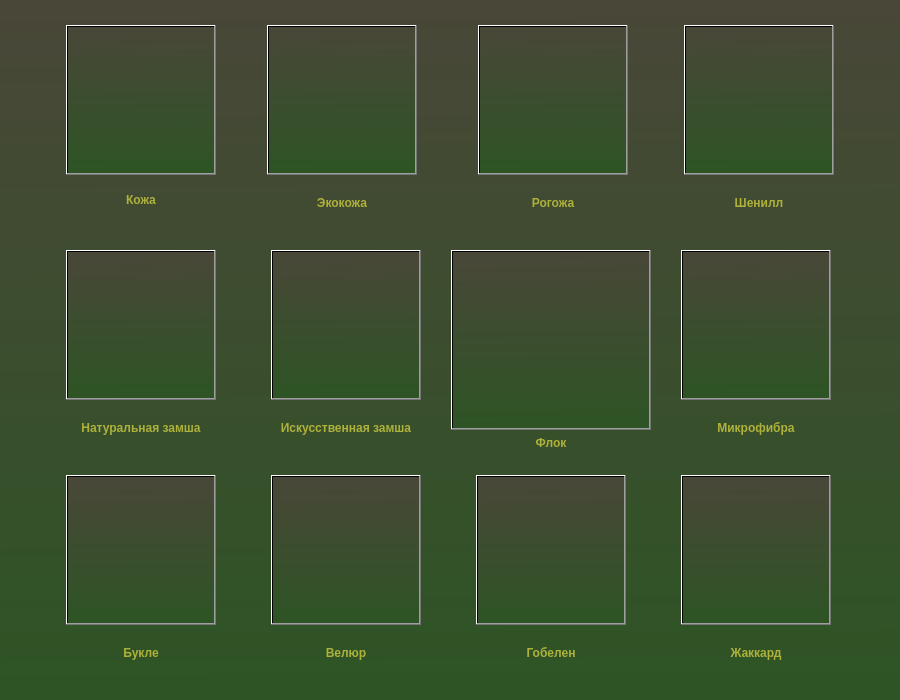
<?xml version="1.0" encoding="UTF-8"?>
<ui version="4.0">
 <class>Form</class>
 <widget class="QWidget" name="Form">
  <property name="geometry">
   <rect>
    <x>0</x>
    <y>0</y>
    <width>900</width>
    <height>700</height>
   </rect>
  </property>
  <property name="sizePolicy">
   <sizepolicy hsizetype="Expanding" vsizetype="Expanding">
    <horstretch>0</horstretch>
    <verstretch>0</verstretch>
   </sizepolicy>
  </property>
  <property name="minimumSize">
   <size>
    <width>900</width>
    <height>700</height>
   </size>
  </property>
  <property name="maximumSize">
   <size>
    <width>1200</width>
    <height>1200</height>
   </size>
  </property>
  <property name="font">
   <font>
    <family>Noto Serif CJK HK</family>
    <pointsize>13</pointsize>
   </font>
  </property>
  <property name="windowTitle">
   <string>Form</string>
  </property>
  <property name="styleSheet">
   <string notr="true">background-color: qlineargradient(spread:pad, x1:0.547, y1:0.977273, x2:0.537169, y2:0, stop:0 rgba(46, 84, 37, 255), stop:1 rgba(73, 71, 56, 255))</string>
  </property>
  <layout class="QHBoxLayout" name="horizontalLayout_3">
   <property name="leftMargin">
    <number>0</number>
   </property>
   <property name="topMargin">
    <number>0</number>
   </property>
   <property name="rightMargin">
    <number>0</number>
   </property>
   <property name="bottomMargin">
    <number>0</number>
   </property>
   <item>
    <layout class="QVBoxLayout" name="verticalLayout_11">
     <property name="spacing">
      <number>0</number>
     </property>
     <property name="leftMargin">
      <number>0</number>
     </property>
     <property name="topMargin">
      <number>0</number>
     </property>
     <item>
      <layout class="QHBoxLayout" name="horizontalLayout">
       <property name="spacing">
        <number>6</number>
       </property>
       <item>
        <widget class="QFrame" name="frame">
         <property name="sizePolicy">
          <sizepolicy hsizetype="Expanding" vsizetype="Expanding">
           <horstretch>0</horstretch>
           <verstretch>0</verstretch>
          </sizepolicy>
         </property>
         <property name="minimumSize">
          <size>
           <width>200</width>
           <height>200</height>
          </size>
         </property>
         <property name="maximumSize">
          <size>
           <width>200</width>
           <height>200</height>
          </size>
         </property>
         <property name="styleSheet">
          <string notr="true">QFrame{background-color: transparent;
                 border-radius: 40px;}
QFrame:hover{background-color: rgba(255, 251, 206, 50);}</string>
         </property>
         <property name="frameShape">
          <enum>QFrame::StyledPanel</enum>
         </property>
         <property name="frameShadow">
          <enum>QFrame::Raised</enum>
         </property>
         <layout class="QHBoxLayout" name="horizontalLayout_4">
          <property name="spacing">
           <number>0</number>
          </property>
          <property name="leftMargin">
           <number>0</number>
          </property>
          <property name="topMargin">
           <number>0</number>
          </property>
          <property name="rightMargin">
           <number>0</number>
          </property>
          <property name="bottomMargin">
           <number>0</number>
          </property>
          <item>
           <layout class="QVBoxLayout" name="vl_leather">
            <item>
             <widget class="QPushButton" name="btn_leather">
              <property name="sizePolicy">
               <sizepolicy hsizetype="Expanding" vsizetype="Expanding">
                <horstretch>0</horstretch>
                <verstretch>0</verstretch>
               </sizepolicy>
              </property>
              <property name="minimumSize">
               <size>
                <width>150</width>
                <height>150</height>
               </size>
              </property>
              <property name="maximumSize">
               <size>
                <width>150</width>
                <height>150</height>
               </size>
              </property>
              <property name="font">
               <font>
                <family>Z003 [urw]</family>
                <pointsize>30</pointsize>
                <weight>75</weight>
                <italic>false</italic>
                <bold>true</bold>
               </font>
              </property>
              <property name="cursor">
               <cursorShape>PointingHandCursor</cursorShape>
              </property>
              <property name="styleSheet">
               <string notr="true"/>
              </property>
              <property name="text">
               <string/>
              </property>
              <property name="iconSize">
               <size>
                <width>100</width>
                <height>100</height>
               </size>
              </property>
              <property name="autoRepeatDelay">
               <number>400</number>
              </property>
             </widget>
            </item>
            <item>
             <widget class="QLabel" name="la_leather">
              <property name="font">
               <font>
                <weight>75</weight>
                <bold>true</bold>
               </font>
              </property>
              <property name="styleSheet">
               <string notr="true">color: #AEB13A;
background-color: transparent;</string>
              </property>
              <property name="text">
               <string>Кожа</string>
              </property>
              <property name="alignment">
               <set>Qt::AlignCenter</set>
              </property>
             </widget>
            </item>
           </layout>
          </item>
         </layout>
        </widget>
       </item>
       <item>
        <widget class="QFrame" name="frame_2">
         <property name="sizePolicy">
          <sizepolicy hsizetype="Expanding" vsizetype="Expanding">
           <horstretch>0</horstretch>
           <verstretch>0</verstretch>
          </sizepolicy>
         </property>
         <property name="minimumSize">
          <size>
           <width>200</width>
           <height>200</height>
          </size>
         </property>
         <property name="maximumSize">
          <size>
           <width>200</width>
           <height>200</height>
          </size>
         </property>
         <property name="styleSheet">
          <string notr="true">QFrame{background-color: transparent;
                 border-radius: 40px;}
QFrame:hover{background-color: rgba(255, 251, 206, 50);}</string>
         </property>
         <property name="frameShape">
          <enum>QFrame::StyledPanel</enum>
         </property>
         <property name="frameShadow">
          <enum>QFrame::Raised</enum>
         </property>
         <layout class="QHBoxLayout" name="horizontalLayout_5">
          <property name="leftMargin">
           <number>0</number>
          </property>
          <property name="topMargin">
           <number>0</number>
          </property>
          <property name="bottomMargin">
           <number>0</number>
          </property>
          <item>
           <layout class="QVBoxLayout" name="vl_eco_leather">
            <item>
             <widget class="QPushButton" name="btn_eco_leather">
              <property name="sizePolicy">
               <sizepolicy hsizetype="Expanding" vsizetype="Expanding">
                <horstretch>0</horstretch>
                <verstretch>0</verstretch>
               </sizepolicy>
              </property>
              <property name="minimumSize">
               <size>
                <width>150</width>
                <height>150</height>
               </size>
              </property>
              <property name="maximumSize">
               <size>
                <width>150</width>
                <height>150</height>
               </size>
              </property>
              <property name="font">
               <font>
                <family>Z003 [urw]</family>
                <pointsize>30</pointsize>
               </font>
              </property>
              <property name="cursor">
               <cursorShape>PointingHandCursor</cursorShape>
              </property>
              <property name="layoutDirection">
               <enum>Qt::RightToLeft</enum>
              </property>
              <property name="autoFillBackground">
               <bool>false</bool>
              </property>
              <property name="styleSheet">
               <string notr="true"/>
              </property>
              <property name="text">
               <string/>
              </property>
              <property name="iconSize">
               <size>
                <width>100</width>
                <height>100</height>
               </size>
              </property>
              <property name="autoDefault">
               <bool>false</bool>
              </property>
              <property name="default">
               <bool>false</bool>
              </property>
              <property name="flat">
               <bool>false</bool>
              </property>
             </widget>
            </item>
            <item>
             <widget class="QLabel" name="la_eco_leather">
              <property name="font">
               <font>
                <weight>75</weight>
                <bold>true</bold>
               </font>
              </property>
              <property name="styleSheet">
               <string notr="true">color: #AEB13A;
background-color: transparent;</string>
              </property>
              <property name="text">
               <string>Экокожа</string>
              </property>
              <property name="alignment">
               <set>Qt::AlignCenter</set>
              </property>
             </widget>
            </item>
           </layout>
          </item>
         </layout>
        </widget>
       </item>
       <item>
        <widget class="QFrame" name="frame_3">
         <property name="sizePolicy">
          <sizepolicy hsizetype="Expanding" vsizetype="Expanding">
           <horstretch>0</horstretch>
           <verstretch>0</verstretch>
          </sizepolicy>
         </property>
         <property name="minimumSize">
          <size>
           <width>200</width>
           <height>200</height>
          </size>
         </property>
         <property name="maximumSize">
          <size>
           <width>200</width>
           <height>200</height>
          </size>
         </property>
         <property name="styleSheet">
          <string notr="true">QFrame{background-color: transparent;
                 border-radius: 40px;}
QFrame:hover{background-color: rgba(255, 251, 206, 50);}</string>
         </property>
         <property name="frameShape">
          <enum>QFrame::StyledPanel</enum>
         </property>
         <property name="frameShadow">
          <enum>QFrame::Raised</enum>
         </property>
         <layout class="QHBoxLayout" name="horizontalLayout_6">
          <property name="leftMargin">
           <number>0</number>
          </property>
          <property name="topMargin">
           <number>0</number>
          </property>
          <property name="rightMargin">
           <number>0</number>
          </property>
          <property name="bottomMargin">
           <number>0</number>
          </property>
          <item>
           <layout class="QVBoxLayout" name="vl_mat">
            <item>
             <widget class="QPushButton" name="btn_mat">
              <property name="sizePolicy">
               <sizepolicy hsizetype="Expanding" vsizetype="Expanding">
                <horstretch>0</horstretch>
                <verstretch>0</verstretch>
               </sizepolicy>
              </property>
              <property name="minimumSize">
               <size>
                <width>150</width>
                <height>150</height>
               </size>
              </property>
              <property name="maximumSize">
               <size>
                <width>150</width>
                <height>150</height>
               </size>
              </property>
              <property name="font">
               <font>
                <family>Z003 [urw]</family>
                <pointsize>30</pointsize>
               </font>
              </property>
              <property name="cursor">
               <cursorShape>PointingHandCursor</cursorShape>
              </property>
              <property name="styleSheet">
               <string notr="true"/>
              </property>
              <property name="text">
               <string/>
              </property>
              <property name="iconSize">
               <size>
                <width>100</width>
                <height>100</height>
               </size>
              </property>
             </widget>
            </item>
            <item>
             <widget class="QLabel" name="la_mat">
              <property name="font">
               <font>
                <weight>75</weight>
                <bold>true</bold>
               </font>
              </property>
              <property name="styleSheet">
               <string notr="true">color: #AEB13A;
background-color: transparent;</string>
              </property>
              <property name="text">
               <string>Рогожа</string>
              </property>
              <property name="alignment">
               <set>Qt::AlignCenter</set>
              </property>
             </widget>
            </item>
           </layout>
          </item>
         </layout>
        </widget>
       </item>
       <item>
        <widget class="QFrame" name="frame_8">
         <property name="sizePolicy">
          <sizepolicy hsizetype="Expanding" vsizetype="Expanding">
           <horstretch>0</horstretch>
           <verstretch>0</verstretch>
          </sizepolicy>
         </property>
         <property name="minimumSize">
          <size>
           <width>200</width>
           <height>200</height>
          </size>
         </property>
         <property name="maximumSize">
          <size>
           <width>200</width>
           <height>200</height>
          </size>
         </property>
         <property name="styleSheet">
          <string notr="true">QFrame{background-color: transparent;
                 border-radius: 40px;}
QFrame:hover{background-color: rgba(255, 251, 206, 50);}</string>
         </property>
         <property name="frameShape">
          <enum>QFrame::StyledPanel</enum>
         </property>
         <property name="frameShadow">
          <enum>QFrame::Raised</enum>
         </property>
         <layout class="QHBoxLayout" name="horizontalLayout_11">
          <property name="leftMargin">
           <number>0</number>
          </property>
          <property name="topMargin">
           <number>0</number>
          </property>
          <property name="rightMargin">
           <number>0</number>
          </property>
          <property name="bottomMargin">
           <number>0</number>
          </property>
          <item>
           <layout class="QVBoxLayout" name="vl_chenille">
            <item>
             <widget class="QPushButton" name="btn_chenille">
              <property name="sizePolicy">
               <sizepolicy hsizetype="Expanding" vsizetype="Expanding">
                <horstretch>0</horstretch>
                <verstretch>0</verstretch>
               </sizepolicy>
              </property>
              <property name="minimumSize">
               <size>
                <width>150</width>
                <height>150</height>
               </size>
              </property>
              <property name="maximumSize">
               <size>
                <width>150</width>
                <height>150</height>
               </size>
              </property>
              <property name="font">
               <font>
                <family>Z003 [urw]</family>
                <pointsize>30</pointsize>
               </font>
              </property>
              <property name="cursor">
               <cursorShape>PointingHandCursor</cursorShape>
              </property>
              <property name="styleSheet">
               <string notr="true"/>
              </property>
              <property name="text">
               <string/>
              </property>
              <property name="iconSize">
               <size>
                <width>100</width>
                <height>100</height>
               </size>
              </property>
             </widget>
            </item>
            <item>
             <widget class="QLabel" name="la_chenille">
              <property name="font">
               <font>
                <weight>75</weight>
                <bold>true</bold>
               </font>
              </property>
              <property name="styleSheet">
               <string notr="true">color: #AEB13A;
background-color: transparent;</string>
              </property>
              <property name="text">
               <string>Шенилл</string>
              </property>
              <property name="alignment">
               <set>Qt::AlignCenter</set>
              </property>
             </widget>
            </item>
           </layout>
          </item>
         </layout>
        </widget>
       </item>
      </layout>
     </item>
     <item>
      <layout class="QHBoxLayout" name="horizontalLayout_2">
       <property name="spacing">
        <number>5</number>
       </property>
       <item>
        <widget class="QFrame" name="frame_4">
         <property name="sizePolicy">
          <sizepolicy hsizetype="Expanding" vsizetype="Expanding">
           <horstretch>0</horstretch>
           <verstretch>0</verstretch>
          </sizepolicy>
         </property>
         <property name="minimumSize">
          <size>
           <width>200</width>
           <height>200</height>
          </size>
         </property>
         <property name="maximumSize">
          <size>
           <width>200</width>
           <height>200</height>
          </size>
         </property>
         <property name="styleSheet">
          <string notr="true">QFrame{background-color: transparent;
                 border-radius: 40px;}
QFrame:hover{background-color: rgba(255, 251, 206, 50);}</string>
         </property>
         <property name="frameShape">
          <enum>QFrame::StyledPanel</enum>
         </property>
         <property name="frameShadow">
          <enum>QFrame::Raised</enum>
         </property>
         <layout class="QHBoxLayout" name="horizontalLayout_7">
          <property name="leftMargin">
           <number>0</number>
          </property>
          <property name="topMargin">
           <number>0</number>
          </property>
          <property name="rightMargin">
           <number>0</number>
          </property>
          <property name="bottomMargin">
           <number>0</number>
          </property>
          <item>
           <layout class="QVBoxLayout" name="vl_nat_suede">
            <item>
             <widget class="QPushButton" name="btn_nat_suede">
              <property name="sizePolicy">
               <sizepolicy hsizetype="Expanding" vsizetype="Expanding">
                <horstretch>0</horstretch>
                <verstretch>0</verstretch>
               </sizepolicy>
              </property>
              <property name="minimumSize">
               <size>
                <width>150</width>
                <height>150</height>
               </size>
              </property>
              <property name="maximumSize">
               <size>
                <width>150</width>
                <height>150</height>
               </size>
              </property>
              <property name="font">
               <font>
                <family>Z003 [urw]</family>
                <pointsize>30</pointsize>
               </font>
              </property>
              <property name="cursor">
               <cursorShape>PointingHandCursor</cursorShape>
              </property>
              <property name="styleSheet">
               <string notr="true"/>
              </property>
              <property name="text">
               <string/>
              </property>
              <property name="iconSize">
               <size>
                <width>100</width>
                <height>100</height>
               </size>
              </property>
             </widget>
            </item>
            <item>
             <widget class="QLabel" name="la_nat_suede">
              <property name="font">
               <font>
                <weight>75</weight>
                <bold>true</bold>
               </font>
              </property>
              <property name="styleSheet">
               <string notr="true">color: #AEB13A;
background-color: transparent;</string>
              </property>
              <property name="text">
               <string>Натуральная замша</string>
              </property>
              <property name="alignment">
               <set>Qt::AlignCenter</set>
              </property>
             </widget>
            </item>
           </layout>
          </item>
         </layout>
        </widget>
       </item>
       <item>
        <widget class="QFrame" name="frame_6">
         <property name="sizePolicy">
          <sizepolicy hsizetype="Expanding" vsizetype="Expanding">
           <horstretch>0</horstretch>
           <verstretch>0</verstretch>
          </sizepolicy>
         </property>
         <property name="minimumSize">
          <size>
           <width>200</width>
           <height>200</height>
          </size>
         </property>
         <property name="maximumSize">
          <size>
           <width>200</width>
           <height>200</height>
          </size>
         </property>
         <property name="styleSheet">
          <string notr="true">QFrame{background-color: transparent;
                 border-radius: 40px;}
QFrame:hover{background-color: rgba(255, 251, 206, 50);}</string>
         </property>
         <property name="frameShape">
          <enum>QFrame::StyledPanel</enum>
         </property>
         <property name="frameShadow">
          <enum>QFrame::Raised</enum>
         </property>
         <layout class="QHBoxLayout" name="horizontalLayout_9">
          <property name="leftMargin">
           <number>0</number>
          </property>
          <property name="topMargin">
           <number>0</number>
          </property>
          <property name="rightMargin">
           <number>0</number>
          </property>
          <property name="bottomMargin">
           <number>0</number>
          </property>
          <item>
           <layout class="QVBoxLayout" name="vl_faux_suede">
            <item>
             <widget class="QPushButton" name="btn_faux_suede">
              <property name="sizePolicy">
               <sizepolicy hsizetype="Expanding" vsizetype="Expanding">
                <horstretch>0</horstretch>
                <verstretch>0</verstretch>
               </sizepolicy>
              </property>
              <property name="minimumSize">
               <size>
                <width>150</width>
                <height>150</height>
               </size>
              </property>
              <property name="maximumSize">
               <size>
                <width>150</width>
                <height>150</height>
               </size>
              </property>
              <property name="font">
               <font>
                <family>Z003 [urw]</family>
                <pointsize>30</pointsize>
               </font>
              </property>
              <property name="cursor">
               <cursorShape>PointingHandCursor</cursorShape>
              </property>
              <property name="styleSheet">
               <string notr="true"/>
              </property>
              <property name="text">
               <string/>
              </property>
              <property name="iconSize">
               <size>
                <width>100</width>
                <height>100</height>
               </size>
              </property>
             </widget>
            </item>
            <item>
             <widget class="QLabel" name="la_faux_suede">
              <property name="font">
               <font>
                <weight>75</weight>
                <bold>true</bold>
               </font>
              </property>
              <property name="styleSheet">
               <string notr="true">color: #AEB13A;
background-color: transparent;</string>
              </property>
              <property name="text">
               <string>Искусственная замша</string>
              </property>
              <property name="alignment">
               <set>Qt::AlignCenter</set>
              </property>
             </widget>
            </item>
           </layout>
          </item>
         </layout>
        </widget>
       </item>
       <item>
        <widget class="QFrame" name="frame_5">
         <property name="sizePolicy">
          <sizepolicy hsizetype="Expanding" vsizetype="Expanding">
           <horstretch>0</horstretch>
           <verstretch>0</verstretch>
          </sizepolicy>
         </property>
         <property name="minimumSize">
          <size>
           <width>200</width>
           <height>200</height>
          </size>
         </property>
         <property name="maximumSize">
          <size>
           <width>200</width>
           <height>200</height>
          </size>
         </property>
         <property name="styleSheet">
          <string notr="true">QFrame{background-color: transparent;
                 border-radius: 40px;}
QFrame:hover{background-color: rgba(255, 251, 206, 50);}</string>
         </property>
         <property name="frameShape">
          <enum>QFrame::StyledPanel</enum>
         </property>
         <property name="frameShadow">
          <enum>QFrame::Raised</enum>
         </property>
         <layout class="QHBoxLayout" name="horizontalLayout_8">
          <property name="leftMargin">
           <number>0</number>
          </property>
          <property name="topMargin">
           <number>0</number>
          </property>
          <property name="rightMargin">
           <number>0</number>
          </property>
          <property name="bottomMargin">
           <number>0</number>
          </property>
          <item>
           <layout class="QVBoxLayout" name="vl_flock">
            <item>
             <widget class="QPushButton" name="btn_flock">
              <property name="sizePolicy">
               <sizepolicy hsizetype="Expanding" vsizetype="Expanding">
                <horstretch>0</horstretch>
                <verstretch>0</verstretch>
               </sizepolicy>
              </property>
              <property name="minimumSize">
               <size>
                <width>150</width>
                <height>150</height>
               </size>
              </property>
              <property name="maximumSize">
               <size>
                <width>400</width>
                <height>400</height>
               </size>
              </property>
              <property name="font">
               <font>
                <family>Z003 [urw]</family>
                <pointsize>30</pointsize>
               </font>
              </property>
              <property name="cursor">
               <cursorShape>PointingHandCursor</cursorShape>
              </property>
              <property name="styleSheet">
               <string notr="true"/>
              </property>
              <property name="text">
               <string/>
              </property>
              <property name="iconSize">
               <size>
                <width>100</width>
                <height>100</height>
               </size>
              </property>
             </widget>
            </item>
            <item>
             <widget class="QLabel" name="la_flock">
              <property name="font">
               <font>
                <weight>75</weight>
                <bold>true</bold>
               </font>
              </property>
              <property name="styleSheet">
               <string notr="true">color: #AEB13A;
background-color: transparent;</string>
              </property>
              <property name="text">
               <string>Флок</string>
              </property>
              <property name="alignment">
               <set>Qt::AlignCenter</set>
              </property>
             </widget>
            </item>
           </layout>
          </item>
         </layout>
        </widget>
       </item>
       <item>
        <widget class="QFrame" name="frame_9">
         <property name="sizePolicy">
          <sizepolicy hsizetype="Expanding" vsizetype="Expanding">
           <horstretch>0</horstretch>
           <verstretch>0</verstretch>
          </sizepolicy>
         </property>
         <property name="minimumSize">
          <size>
           <width>200</width>
           <height>200</height>
          </size>
         </property>
         <property name="maximumSize">
          <size>
           <width>200</width>
           <height>200</height>
          </size>
         </property>
         <property name="styleSheet">
          <string notr="true">QFrame{background-color: transparent;
                 border-radius: 40px;}
QFrame:hover{background-color: rgba(255, 251, 206, 50);}</string>
         </property>
         <property name="frameShape">
          <enum>QFrame::StyledPanel</enum>
         </property>
         <property name="frameShadow">
          <enum>QFrame::Raised</enum>
         </property>
         <layout class="QHBoxLayout" name="horizontalLayout_12">
          <property name="leftMargin">
           <number>0</number>
          </property>
          <property name="topMargin">
           <number>0</number>
          </property>
          <property name="rightMargin">
           <number>0</number>
          </property>
          <property name="bottomMargin">
           <number>0</number>
          </property>
          <item>
           <layout class="QVBoxLayout" name="vl_microfiber">
            <item>
             <widget class="QPushButton" name="btn_microfiber">
              <property name="sizePolicy">
               <sizepolicy hsizetype="Expanding" vsizetype="Expanding">
                <horstretch>0</horstretch>
                <verstretch>0</verstretch>
               </sizepolicy>
              </property>
              <property name="minimumSize">
               <size>
                <width>150</width>
                <height>150</height>
               </size>
              </property>
              <property name="maximumSize">
               <size>
                <width>150</width>
                <height>150</height>
               </size>
              </property>
              <property name="font">
               <font>
                <family>Z003 [urw]</family>
                <pointsize>30</pointsize>
               </font>
              </property>
              <property name="cursor">
               <cursorShape>PointingHandCursor</cursorShape>
              </property>
              <property name="styleSheet">
               <string notr="true"/>
              </property>
              <property name="text">
               <string/>
              </property>
              <property name="iconSize">
               <size>
                <width>100</width>
                <height>100</height>
               </size>
              </property>
             </widget>
            </item>
            <item>
             <widget class="QLabel" name="la_microfiber">
              <property name="font">
               <font>
                <weight>75</weight>
                <bold>true</bold>
               </font>
              </property>
              <property name="styleSheet">
               <string notr="true">color: #AEB13A;
background-color: transparent;</string>
              </property>
              <property name="text">
               <string>Микрофибра</string>
              </property>
              <property name="alignment">
               <set>Qt::AlignCenter</set>
              </property>
             </widget>
            </item>
           </layout>
          </item>
         </layout>
        </widget>
       </item>
      </layout>
     </item>
     <item>
      <layout class="QHBoxLayout" name="horizontalLayout_16">
       <property name="spacing">
        <number>5</number>
       </property>
       <item>
        <widget class="QFrame" name="frame_10">
         <property name="sizePolicy">
          <sizepolicy hsizetype="Expanding" vsizetype="Expanding">
           <horstretch>0</horstretch>
           <verstretch>0</verstretch>
          </sizepolicy>
         </property>
         <property name="minimumSize">
          <size>
           <width>200</width>
           <height>200</height>
          </size>
         </property>
         <property name="maximumSize">
          <size>
           <width>200</width>
           <height>200</height>
          </size>
         </property>
         <property name="styleSheet">
          <string notr="true">QFrame{background-color: transparent;
                 border-radius: 40px;}
QFrame:hover{background-color: rgba(255, 251, 206, 50);}</string>
         </property>
         <property name="frameShape">
          <enum>QFrame::StyledPanel</enum>
         </property>
         <property name="frameShadow">
          <enum>QFrame::Raised</enum>
         </property>
         <layout class="QHBoxLayout" name="horizontalLayout_13">
          <property name="leftMargin">
           <number>0</number>
          </property>
          <property name="topMargin">
           <number>0</number>
          </property>
          <property name="rightMargin">
           <number>0</number>
          </property>
          <property name="bottomMargin">
           <number>0</number>
          </property>
          <item>
           <layout class="QVBoxLayout" name="vl_boucle">
            <item>
             <widget class="QPushButton" name="btn_boucle">
              <property name="sizePolicy">
               <sizepolicy hsizetype="Expanding" vsizetype="Expanding">
                <horstretch>0</horstretch>
                <verstretch>0</verstretch>
               </sizepolicy>
              </property>
              <property name="minimumSize">
               <size>
                <width>150</width>
                <height>150</height>
               </size>
              </property>
              <property name="maximumSize">
               <size>
                <width>150</width>
                <height>150</height>
               </size>
              </property>
              <property name="font">
               <font>
                <family>Z003 [urw]</family>
                <pointsize>30</pointsize>
               </font>
              </property>
              <property name="cursor">
               <cursorShape>PointingHandCursor</cursorShape>
              </property>
              <property name="styleSheet">
               <string notr="true"/>
              </property>
              <property name="text">
               <string/>
              </property>
              <property name="iconSize">
               <size>
                <width>100</width>
                <height>100</height>
               </size>
              </property>
             </widget>
            </item>
            <item>
             <widget class="QLabel" name="la_boucle">
              <property name="font">
               <font>
                <weight>75</weight>
                <bold>true</bold>
               </font>
              </property>
              <property name="styleSheet">
               <string notr="true">color: #AEB13A;
background-color: transparent;</string>
              </property>
              <property name="text">
               <string>Букле</string>
              </property>
              <property name="alignment">
               <set>Qt::AlignCenter</set>
              </property>
             </widget>
            </item>
           </layout>
          </item>
         </layout>
        </widget>
       </item>
       <item>
        <widget class="QFrame" name="frame_11">
         <property name="sizePolicy">
          <sizepolicy hsizetype="Expanding" vsizetype="Expanding">
           <horstretch>0</horstretch>
           <verstretch>0</verstretch>
          </sizepolicy>
         </property>
         <property name="minimumSize">
          <size>
           <width>200</width>
           <height>200</height>
          </size>
         </property>
         <property name="maximumSize">
          <size>
           <width>200</width>
           <height>200</height>
          </size>
         </property>
         <property name="styleSheet">
          <string notr="true">QFrame{background-color: transparent;
                 border-radius: 40px;}
QFrame:hover{background-color: rgba(255, 251, 206, 50);}</string>
         </property>
         <property name="frameShape">
          <enum>QFrame::StyledPanel</enum>
         </property>
         <property name="frameShadow">
          <enum>QFrame::Raised</enum>
         </property>
         <layout class="QHBoxLayout" name="horizontalLayout_14">
          <property name="leftMargin">
           <number>0</number>
          </property>
          <property name="topMargin">
           <number>0</number>
          </property>
          <property name="rightMargin">
           <number>0</number>
          </property>
          <property name="bottomMargin">
           <number>0</number>
          </property>
          <item>
           <layout class="QVBoxLayout" name="vl_velours">
            <item>
             <widget class="QPushButton" name="btn_velours">
              <property name="sizePolicy">
               <sizepolicy hsizetype="Expanding" vsizetype="Expanding">
                <horstretch>0</horstretch>
                <verstretch>0</verstretch>
               </sizepolicy>
              </property>
              <property name="minimumSize">
               <size>
                <width>150</width>
                <height>150</height>
               </size>
              </property>
              <property name="maximumSize">
               <size>
                <width>150</width>
                <height>150</height>
               </size>
              </property>
              <property name="font">
               <font>
                <family>Z003 [urw]</family>
                <pointsize>30</pointsize>
               </font>
              </property>
              <property name="cursor">
               <cursorShape>PointingHandCursor</cursorShape>
              </property>
              <property name="styleSheet">
               <string notr="true"/>
              </property>
              <property name="text">
               <string/>
              </property>
              <property name="iconSize">
               <size>
                <width>100</width>
                <height>100</height>
               </size>
              </property>
             </widget>
            </item>
            <item>
             <widget class="QLabel" name="la_velours">
              <property name="font">
               <font>
                <weight>75</weight>
                <bold>true</bold>
               </font>
              </property>
              <property name="styleSheet">
               <string notr="true">color: #AEB13A;
background-color: transparent;</string>
              </property>
              <property name="text">
               <string>Велюр</string>
              </property>
              <property name="alignment">
               <set>Qt::AlignCenter</set>
              </property>
             </widget>
            </item>
           </layout>
          </item>
         </layout>
        </widget>
       </item>
       <item>
        <widget class="QFrame" name="frame_12">
         <property name="sizePolicy">
          <sizepolicy hsizetype="Expanding" vsizetype="Expanding">
           <horstretch>0</horstretch>
           <verstretch>0</verstretch>
          </sizepolicy>
         </property>
         <property name="minimumSize">
          <size>
           <width>200</width>
           <height>200</height>
          </size>
         </property>
         <property name="maximumSize">
          <size>
           <width>200</width>
           <height>200</height>
          </size>
         </property>
         <property name="styleSheet">
          <string notr="true">QFrame{background-color: transparent;
                 border-radius: 40px;}
QFrame:hover{background-color: rgba(255, 251, 206, 50);}</string>
         </property>
         <property name="frameShape">
          <enum>QFrame::StyledPanel</enum>
         </property>
         <property name="frameShadow">
          <enum>QFrame::Raised</enum>
         </property>
         <layout class="QHBoxLayout" name="horizontalLayout_15">
          <property name="leftMargin">
           <number>0</number>
          </property>
          <property name="topMargin">
           <number>0</number>
          </property>
          <property name="rightMargin">
           <number>0</number>
          </property>
          <property name="bottomMargin">
           <number>0</number>
          </property>
          <item>
           <layout class="QVBoxLayout" name="vl_tapestry">
            <item>
             <widget class="QPushButton" name="btn_tapestry">
              <property name="sizePolicy">
               <sizepolicy hsizetype="Expanding" vsizetype="Expanding">
                <horstretch>0</horstretch>
                <verstretch>0</verstretch>
               </sizepolicy>
              </property>
              <property name="minimumSize">
               <size>
                <width>150</width>
                <height>150</height>
               </size>
              </property>
              <property name="maximumSize">
               <size>
                <width>150</width>
                <height>150</height>
               </size>
              </property>
              <property name="font">
               <font>
                <family>Z003 [urw]</family>
                <pointsize>30</pointsize>
               </font>
              </property>
              <property name="cursor">
               <cursorShape>PointingHandCursor</cursorShape>
              </property>
              <property name="styleSheet">
               <string notr="true"/>
              </property>
              <property name="text">
               <string/>
              </property>
              <property name="iconSize">
               <size>
                <width>100</width>
                <height>100</height>
               </size>
              </property>
             </widget>
            </item>
            <item>
             <widget class="QLabel" name="la_tapestry">
              <property name="font">
               <font>
                <weight>75</weight>
                <bold>true</bold>
               </font>
              </property>
              <property name="styleSheet">
               <string notr="true">color: #AEB13A;
background-color: transparent;</string>
              </property>
              <property name="text">
               <string>Гобелен</string>
              </property>
              <property name="alignment">
               <set>Qt::AlignCenter</set>
              </property>
             </widget>
            </item>
           </layout>
          </item>
         </layout>
        </widget>
       </item>
       <item>
        <widget class="QFrame" name="frame_7">
         <property name="sizePolicy">
          <sizepolicy hsizetype="Expanding" vsizetype="Expanding">
           <horstretch>0</horstretch>
           <verstretch>0</verstretch>
          </sizepolicy>
         </property>
         <property name="minimumSize">
          <size>
           <width>200</width>
           <height>200</height>
          </size>
         </property>
         <property name="maximumSize">
          <size>
           <width>200</width>
           <height>200</height>
          </size>
         </property>
         <property name="styleSheet">
          <string notr="true">QFrame{background-color: transparent;
                 border-radius: 40px;}
QFrame:hover{background-color: rgba(255, 251, 206, 50);}</string>
         </property>
         <property name="frameShape">
          <enum>QFrame::StyledPanel</enum>
         </property>
         <property name="frameShadow">
          <enum>QFrame::Raised</enum>
         </property>
         <layout class="QHBoxLayout" name="horizontalLayout_10">
          <property name="leftMargin">
           <number>0</number>
          </property>
          <property name="topMargin">
           <number>0</number>
          </property>
          <property name="rightMargin">
           <number>0</number>
          </property>
          <property name="bottomMargin">
           <number>0</number>
          </property>
          <item>
           <layout class="QVBoxLayout" name="vl_jacquard">
            <item>
             <widget class="QPushButton" name="btn_jacquard">
              <property name="sizePolicy">
               <sizepolicy hsizetype="Expanding" vsizetype="Expanding">
                <horstretch>0</horstretch>
                <verstretch>0</verstretch>
               </sizepolicy>
              </property>
              <property name="minimumSize">
               <size>
                <width>150</width>
                <height>150</height>
               </size>
              </property>
              <property name="maximumSize">
               <size>
                <width>150</width>
                <height>150</height>
               </size>
              </property>
              <property name="font">
               <font>
                <family>Z003 [urw]</family>
                <pointsize>30</pointsize>
               </font>
              </property>
              <property name="cursor">
               <cursorShape>PointingHandCursor</cursorShape>
              </property>
              <property name="layoutDirection">
               <enum>Qt::LeftToRight</enum>
              </property>
              <property name="styleSheet">
               <string notr="true"/>
              </property>
              <property name="text">
               <string/>
              </property>
              <property name="iconSize">
               <size>
                <width>100</width>
                <height>100</height>
               </size>
              </property>
             </widget>
            </item>
            <item>
             <widget class="QLabel" name="la_jacquard">
              <property name="font">
               <font>
                <weight>75</weight>
                <bold>true</bold>
               </font>
              </property>
              <property name="styleSheet">
               <string notr="true">color: #AEB13A;
background-color: transparent;</string>
              </property>
              <property name="text">
               <string>Жаккард</string>
              </property>
              <property name="alignment">
               <set>Qt::AlignCenter</set>
              </property>
             </widget>
            </item>
           </layout>
          </item>
         </layout>
        </widget>
       </item>
      </layout>
     </item>
    </layout>
   </item>
  </layout>
 </widget>
 <resources/>
 <connections/>
</ui>
